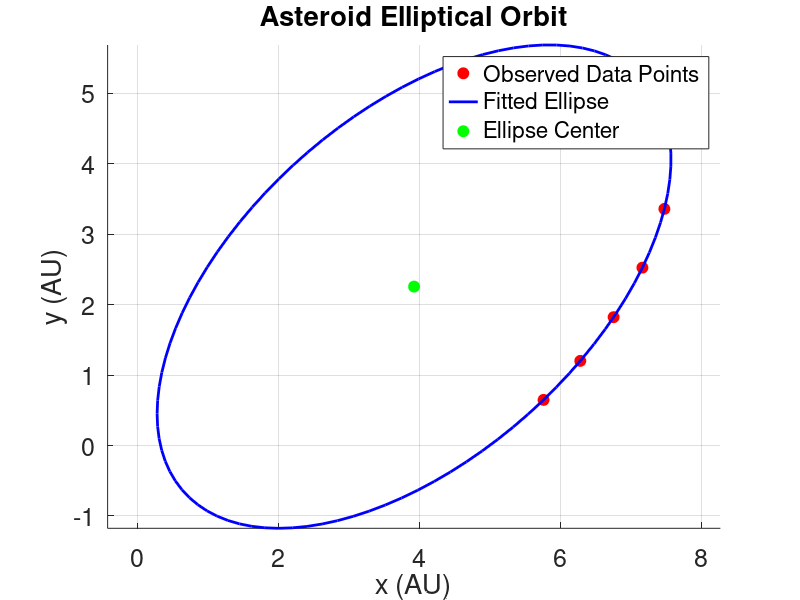

The MATLAB source for this figure:
%----------Problem 3-----------
diary('output3.txt');
diary on;

clc; clear; close all;

x = [5.764, 6.286, 6.759, 7.168, 7.480]';
y = [0.648, 1.202, 1.823, 2.526, 3.360]';
A = [x.^2, x.*y, y.^2, x, y, ones(size(x))];

% Solving the Least Squares Problem Using Singular Value Decomposition
[~, ~, V] = svd(A);
P = V(:, end);

A = P(1); B = P(2); C = P(3);
D = P(4); E = P(5); F = P(6);
x0 = (2 * C * D - B * E) / (B^2 - 4 * A * C);
y0 = (2 * A * E - B * D) / (B^2 - 4 * A * C);

% Calculate the Semi-Major Axis a and the Semi-Minor Axis b
theta = 0.5 * atan2(B, A - C);
numer = 2 * (A * x0^2 + C * y0^2 + B * x0 * y0 - F);
denom1 = A + C + sqrt((A - C)^2 + B^2);
denom2 = A + C - sqrt((A - C)^2 + B^2);
a = sqrt(numer / denom1); 
b = sqrt(numer / denom2);

% Plot the Orbit
theta_grid = linspace(0, 2*pi, 100);
X_ellipse = a * cos(theta_grid);
Y_ellipse = b * sin(theta_grid);
R = [cos(theta), -sin(theta); sin(theta), cos(theta)];
ellipse_rotated = R * [X_ellipse; Y_ellipse];
X_ellipse = ellipse_rotated(1, :) + x0;
Y_ellipse = ellipse_rotated(2, :) + y0;

figure; hold on; axis equal;
plot(x, y, 'ro', 'MarkerFaceColor', 'r', 'MarkerSize', 8);
plot(X_ellipse, Y_ellipse, 'b-', 'LineWidth', 2);
plot(x0, y0, 'go', 'MarkerFaceColor', 'g', 'MarkerSize', 8);
legend('Observed Data Points', 'Fitted Ellipse', 'Ellipse Center', 'Location', 'Best');
xlabel('x (AU)'); 
ylabel('y (AU)');
title('Asteroid Elliptical Orbit');
grid on;

% Save and Print
set(gca, 'FontSize', 18);
set(gcf, 'Position', [100, 100, 1600, 900]);
exportgraphics(gcf, 'asteroid_orbit.pdf', 'ContentType', 'vector');

fprintf('Elliptical Orbit: %.4fx^2 + %.4fxy + %.4fy^2 + %.4fx + %.4fy + %.4f = 0\n', A, B, C, D, E, F);
fprintf('Ellipse Center: (%.4f, %.4f)\n', x0, y0);
fprintf('Semi-Major Axis: %.4f, Semi-Minor Axis: %.4f\n', a, b);

diary off;
